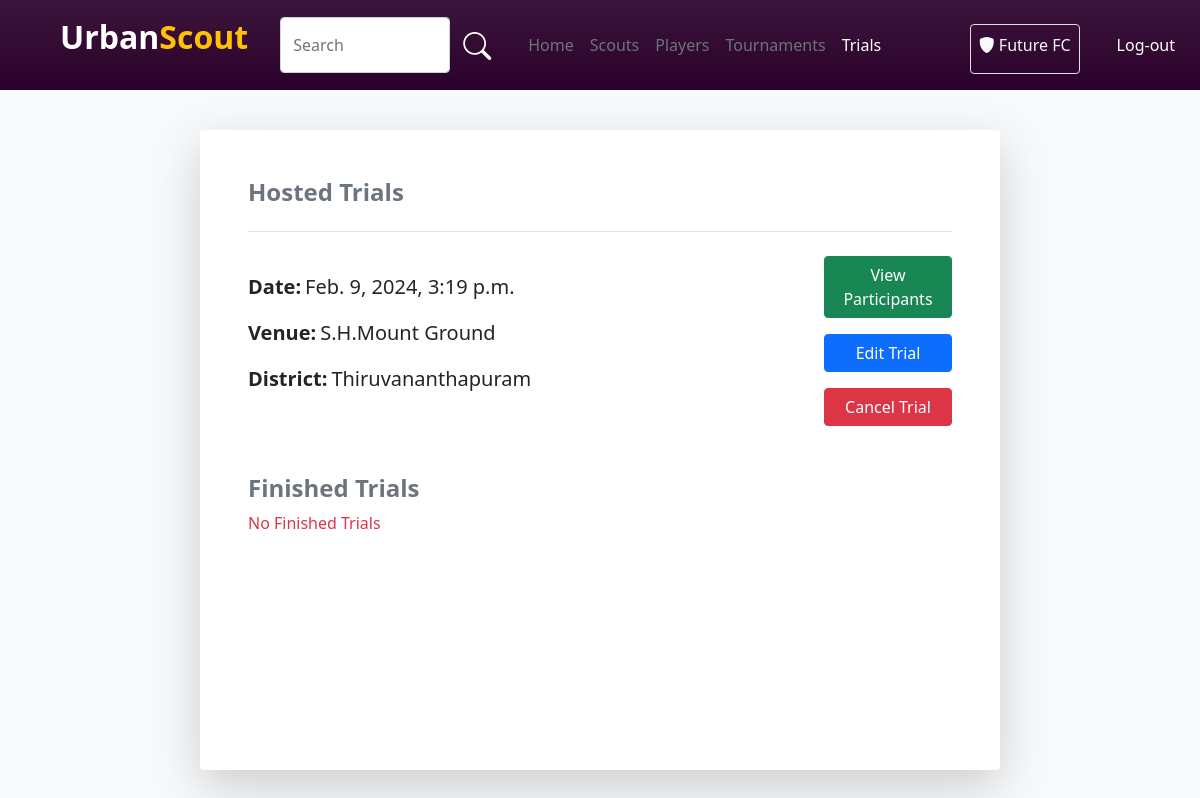
The page /hosted_trials (signed in) on the database as committed earlier.
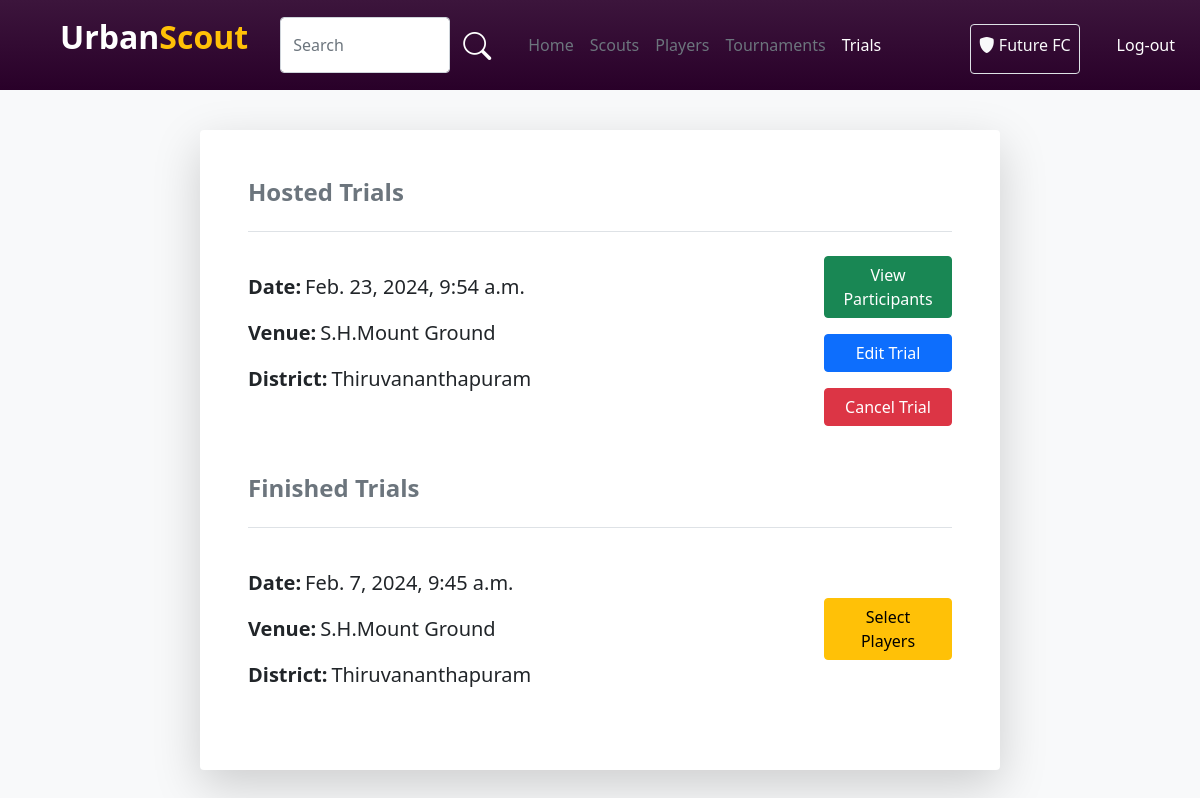
The same page on the database as committed later.
### account/models.py (models this page shows)
class Trials(models.Model):
    user=models.ForeignKey(User,on_delete=models.CASCADE)
    trail_date=models.DateTimeField(null=True)
    time=models.DateTimeField(null=True)
    active=models.BooleanField(default=True)
    place=models.CharField(max_length=120,null=True)
    contact=models.IntegerField(null=True)
    district = models.CharField(("District"),null=True,max_length=20,choices=District_Choice)
    edited=models.BooleanField(default=False)
    cancelled=models.BooleanField(default=False)

### account/views.py (the view)
# urls.py: path('hosted_trials',views.hosted_trials,name="hosted_trials"),
def hosted_trials(request):
    tours=Trials.objects.filter(user_id=request.user.id,active=True).order_by('trail_date')
    tour_enrollments = TrialWinners.objects.all().values_list('tour__id', flat=True)
    finished=Trials.objects.filter(user_id=request.user.id,active=False,cancelled=False).exclude(id__in=tour_enrollments).order_by('trail_date')
    return render(request,'hosted_trials.html',{'feeds':tours,'finished':finished})

### template/hosted_trials.html (shortened to what the changed rows need)
{% load static %}
<!DOCTYPE html>
<html lang="en">
<head>
    <link rel="stylesheet" href="{% static 'style.css' %}">
    <link href="https://cdn.jsdelivr.net/npm/bootstrap@5.0.2/dist/css/bootstrap.min.css" rel="stylesheet"
>
    <link rel="stylesheet" href="https://cdn.jsdelivr.net/npm/bootstrap-icons@1.10.5/font/bootstrap-icons.css">
</head>
<body class="bg-light">
    <div class="d-flex flex-wrap justify-content-center mt-4">
        <div class="col-lg-8 col-12 player-feeds m-3 p-5 rounded bg-white shadow-lg">
            <div>
                <p class="h4 text-secondary fw-bold">Hosted Trials</p>
            </div>
            {% if feeds %}
            {% for i in feeds %}
            <div class="mt-4 border-top pt-4">
                <div class="d-flex flex-lg-row flex-column gap-5">
                    <div class="col-lg-9 col-12">
                        <div class="mt-3 fs-5">
                            <div class="d-flex gap-1">
                                <p class="fw-bold">Date: </p>
                                <p>{{i.trail_date}}</p>
                            </div>
                            <div class="d-flex gap-1">
                                <p class="fw-bold">Venue: </p>
                                <p>{{i.place}}</p>
                            </div>
                            <div class="d-flex gap-1">
                                <p class="fw-bold">District: </p>
                                <p>{{i.district}}</p>
                            </div>
                        </div>
                    </div>
                    <div class="d-flex flex-column gap-3 justify-content-center">
                        <a href="{% url 'trial_party' i.id %}" class="btn btn-success">View Participants</a>
                        <a href="{% url 'edit_trial' i.id %}" class="btn btn-primary">Edit Trial</a>
                        <button onclick="showConfirmation('{{ i.id }}')" class="btn btn-danger">Cancel Trial</button>
                    </div>
                </div>
            </div>
            {% endfor %}
            {% else %}
            <p class="text-danger">No Trials hosted</p>
            {% endif %}
            <div class="mt-5">
                <p class="h4 text-secondary fw-bold">Finished Trials</p>
            </div>
            {% if finished %}
            {% for i in finished %}
            <div class="mt-4 border-top pt-4">
                <div class="d-flex flex-lg-row flex-column gap-5">
                    <div class="col-lg-9 col-12">
                        <div class="mt-3 fs-5">
                            <div class="d-flex gap-1">
                                <p class="fw-bold">Date: </p>
                                <p>{{i.trail_date}}</p>
                            </div>
                            <div class="d-flex gap-1">
                                <p class="fw-bold">Venue: </p>
                                <p>{{i.place}}</p>
                            </div>
                            <div class="d-flex gap-1">
                                <p class="fw-bold">District: </p>
                                <p>{{i.district}}</p>
                            </div>
                        </div>
                    </div>
                    <div class="d-flex flex-column gap-3 justify-content-center">
                        <a class="btn btn-warning" href="{% url 'trial_winners' i.id %}">Select Players</a>
                    </div>
                </div>
            </div>
            {% endfor %}
            {% else %}
            <p class="text-danger">No Finished Trials</p>
            {% endif %}
        </div>
    </div>
</body>
</html>

Rows that differ between the two databases and show on the page:
no longer on this page (row edited): Trials: trail_date "Feb. 9, 2024, 3:19 p.m.", place "S.H.Mount Ground", district "Thiruvananthapuram"
added Trials: trail_date "Feb. 23, 2024, 9:54 a.m.", place "S.H.Mount Ground", district "Thiruvananthapuram"
added Trials: trail_date "Feb. 7, 2024, 9:45 a.m.", place "S.H.Mount Ground", district "Thiruvananthapuram"
Other text that changed with them:
text no longer shown: "No Finished Trials"
